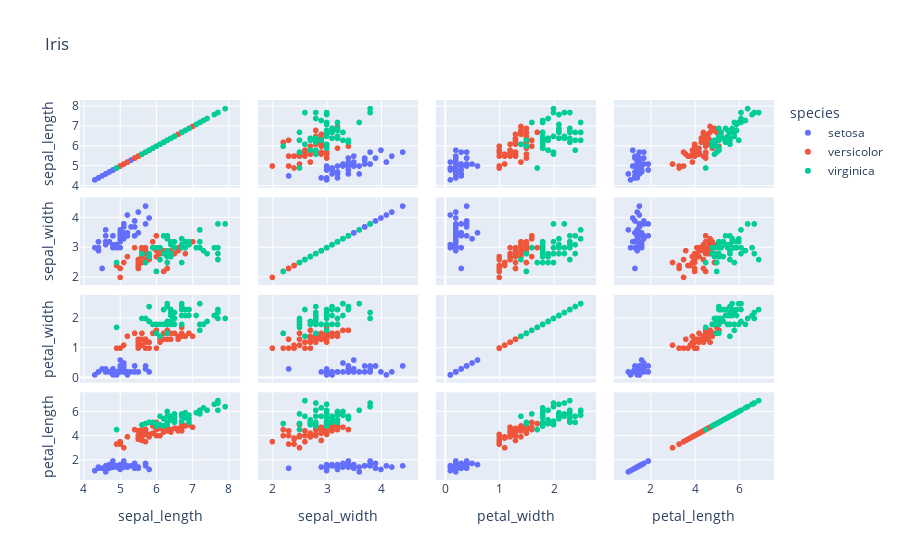

The notebook cell saved with this chart:
### Code cell
px.scatter_matrix(Iris,color='species',title='Iris',dimensions=['sepal_length','sepal_width','petal_width','petal_length'])

### Figure 1 — Plotly figure (JSON) as saved in the notebook; plotly's stock layout.template omitted (floating-point values rounded to 4 significant figures)
{"data": [{"dimensions": [{"axis": {"matches": true}, "label": "sepal_length", "values": [5.1, 4.9, 4.7, 4.6, 5, 5.4, 4.6, 5, 4.4, 4.9, 5.4, 4.8, 4.8, 4.3, 5.8, 5.7, 5.4, 5.1, 5.7, 5.1, 5.4, 5.1, 4.6, 5.1, 4.8, 5, 5, 5.2, 5.2, 4.7, 4.8, 5.4, 5.2, 5.5, 4.9, 5, 5.5, 4.9, 4.4, 5.1, 5, 4.5, 4.4, 5, 5.1, 4.8, 5.1, 4.6, 5.3, 5]}, {"axis": {"matches": true}, "label": "sepal_width", "values": [3.5, 3, 3.2, 3.1, 3.6, 3.9, 3.4, 3.4, 2.9, 3.1, 3.7, 3.4, 3, 3, 4, 4.4, 3.9, 3.5, 3.8, 3.8, 3.4, 3.7, 3.6, 3.3, 3.4, 3, 3.4, 3.5, 3.4, 3.2, 3.1, 3.4, 4.1, 4.2, 3.1, 3.2, 3.5, 3.1, 3, 3.4, 3.5, 2.3, 3.2, 3.5, 3.8, 3, 3.8, 3.2, 3.7, 3.3]}, {"axis": {"matches": true}, "label": "petal_width", "values": [0.2, 0.2, 0.2, 0.2, 0.2, 0.4, 0.3, 0.2, 0.2, 0.1, 0.2, 0.2, 0.1, 0.1, 0.2, 0.4, 0.4, 0.3, 0.3, 0.3, 0.2, 0.4, 0.2, 0.5, 0.2, 0.2, 0.4, 0.2, 0.2, 0.2, 0.2, 0.4, 0.1, 0.2, 0.1, 0.2, 0.2, 0.1, 0.2, 0.2, 0.3, 0.3, 0.2, 0.6, 0.4, 0.3, 0.2, 0.2, 0.2, 0.2]}, {"axis": {"matches": true}, "label": "petal_length", "values": [1.4, 1.4, 1.3, 1.5, 1.4, 1.7, 1.4, 1.5, 1.4, 1.5, 1.5, 1.6, 1.4, 1.1, 1.2, 1.5, 1.3, 1.4, 1.7, 1.5, 1.7, 1.5, 1, 1.7, 1.9, 1.6, 1.6, 1.5, 1.4, 1.6, 1.6, 1.5, 1.5, 1.4, 1.5, 1.2, 1.3, 1.5, 1.3, 1.5, 1.3, 1.3, 1.3, 1.6, 1.9, 1.4, 1.6, 1.4, 1.5, 1.4]}], "hovertemplate": "species=setosa<br>%{xaxis.title.text}=%{x}<br>%{yaxis.title.text}=%{y}<extra></extra>", "legendgroup": "setosa", "marker": {"color": "#636efa", "symbol": "circle"}, "name": "setosa", "showlegend": true, "type": "splom"}, {"dimensions": [{"axis": {"matches": true}, "label": "sepal_length", "values": [7, 6.4, 6.9, 5.5, 6.5, 5.7, 6.3, 4.9, 6.6, 5.2, 5, 5.9, 6, 6.1, 5.6, 6.7, 5.6, 5.8, 6.2, 5.6, 5.9, 6.1, 6.3, 6.1, 6.4, 6.6, 6.8, 6.7, 6, 5.7, 5.5, 5.5, 5.8, 6, 5.4, 6, 6.7, 6.3, 5.6, 5.5, 5.5, 6.1, 5.8, 5, 5.6, 5.7, 5.7, 6.2, 5.1, 5.7]}, {"axis": {"matches": true}, "label": "sepal_width", "values": [3.2, 3.2, 3.1, 2.3, 2.8, 2.8, 3.3, 2.4, 2.9, 2.7, 2, 3, 2.2, 2.9, 2.9, 3.1, 3, 2.7, 2.2, 2.5, 3.2, 2.8, 2.5, 2.8, 2.9, 3, 2.8, 3, 2.9, 2.6, 2.4, 2.4, 2.7, 2.7, 3, 3.4, 3.1, 2.3, 3, 2.5, 2.6, 3, 2.6, 2.3, 2.7, 3, 2.9, 2.9, 2.5, 2.8]}, {"axis": {"matches": true}, "label": "petal_width", "values": [1.4, 1.5, 1.5, 1.3, 1.5, 1.3, 1.6, 1, 1.3, 1.4, 1, 1.5, 1, 1.4, 1.3, 1.4, 1.5, 1, 1.5, 1.1, 1.8, 1.3, 1.5, 1.2, 1.3, 1.4, 1.4, 1.7, 1.5, 1, 1.1, 1, 1.2, 1.6, 1.5, 1.6, 1.5, 1.3, 1.3, 1.3, 1.2, 1.4, 1.2, 1, 1.3, 1.2, 1.3, 1.3, 1.1, 1.3]}, {"axis": {"matches": true}, "label": "petal_length", "values": [4.7, 4.5, 4.9, 4, 4.6, 4.5, 4.7, 3.3, 4.6, 3.9, 3.5, 4.2, 4, 4.7, 3.6, 4.4, 4.5, 4.1, 4.5, 3.9, 4.8, 4, 4.9, 4.7, 4.3, 4.4, 4.8, 5, 4.5, 3.5, 3.8, 3.7, 3.9, 5.1, 4.5, 4.5, 4.7, 4.4, 4.1, 4, 4.4, 4.6, 4, 3.3, 4.2, 4.2, 4.2, 4.3, 3, 4.1]}], "hovertemplate": "species=versicolor<br>%{xaxis.title.text}=%{x}<br>%{yaxis.title.text}=%{y}<extra></extra>", "legendgroup": "versicolor", "marker": {"color": "#EF553B", "symbol": "circle"}, "name": "versicolor", "showlegend": true, "type": "splom"}, {"dimensions": [{"axis": {"matches": true}, "label": "sepal_length", "values": [6.3, 5.8, 7.1, 6.3, 6.5, 7.6, 4.9, 7.3, 6.7, 7.2, 6.5, 6.4, 6.8, 5.7, 5.8, 6.4, 6.5, 7.7, 7.7, 6, 6.9, 5.6, 7.7, 6.3, 6.7, 7.2, 6.2, 6.1, 6.4, 7.2, 7.4, 7.9, 6.4, 6.3, 6.1, 7.7, 6.3, 6.4, 6, 6.9, 6.7, 6.9, 5.8, 6.8, 6.7, 6.7, 6.3, 6.5, 6.2, 5.9]}, {"axis": {"matches": true}, "label": "sepal_width", "values": [3.3, 2.7, 3, 2.9, 3, 3, 2.5, 2.9, 2.5, 3.6, 3.2, 2.7, 3, 2.5, 2.8, 3.2, 3, 3.8, 2.6, 2.2, 3.2, 2.8, 2.8, 2.7, 3.3, 3.2, 2.8, 3, 2.8, 3, 2.8, 3.8, 2.8, 2.8, 2.6, 3, 3.4, 3.1, 3, 3.1, 3.1, 3.1, 2.7, 3.2, 3.3, 3, 2.5, 3, 3.4, 3]}, {"axis": {"matches": true}, "label": "petal_width", "values": [2.5, 1.9, 2.1, 1.8, 2.2, 2.1, 1.7, 1.8, 1.8, 2.5, 2, 1.9, 2.1, 2, 2.4, 2.3, 1.8, 2.2, 2.3, 1.5, 2.3, 2, 2, 1.8, 2.1, 1.8, 1.8, 1.8, 2.1, 1.6, 1.9, 2, 2.2, 1.5, 1.4, 2.3, 2.4, 1.8, 1.8, 2.1, 2.4, 2.3, 1.9, 2.3, 2.5, 2.3, 1.9, 2, 2.3, 1.8]}, {"axis": {"matches": true}, "label": "petal_length", "values": [6, 5.1, 5.9, 5.6, 5.8, 6.6, 4.5, 6.3, 5.8, 6.1, 5.1, 5.3, 5.5, 5, 5.1, 5.3, 5.5, 6.7, 6.9, 5, 5.7, 4.9, 6.7, 4.9, 5.7, 6, 4.8, 4.9, 5.6, 5.8, 6.1, 6.4, 5.6, 5.1, 5.6, 6.1, 5.6, 5.5, 4.8, 5.4, 5.6, 5.1, 5.1, 5.9, 5.7, 5.2, 5, 5.2, 5.4, 5.1]}], "hovertemplate": "species=virginica<br>%{xaxis.title.text}=%{x}<br>%{yaxis.title.text}=%{y}<extra></extra>", "legendgroup": "virginica", "marker": {"color": "#00cc96", "symbol": "circle"}, "name": "virginica", "showlegend": true, "type": "splom"}], "layout": {"dragmode": "select", "legend": {"title": {"text": "species"}, "tracegroupgap": 0}, "title": {"text": "Iris"}}}
